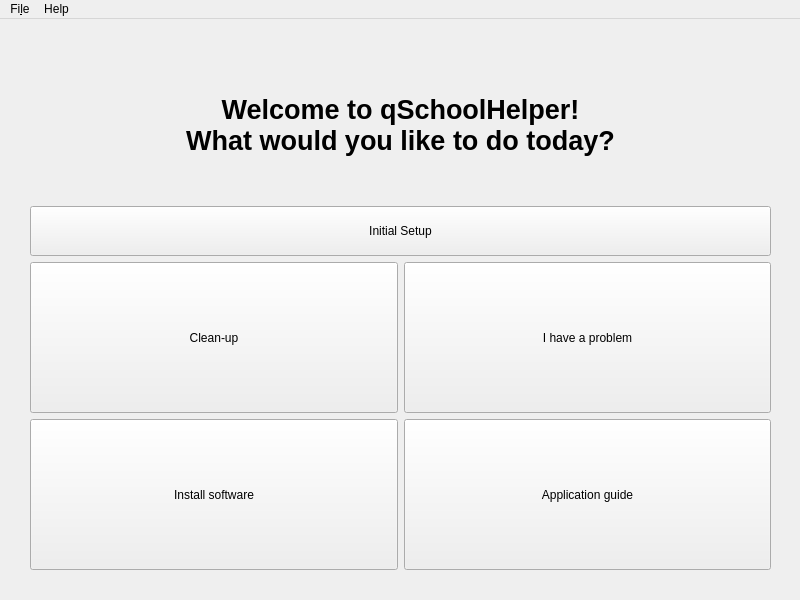
<?xml version="1.0" encoding="UTF-8"?>
<ui version="4.0">
 <class>MainWindow</class>
 <widget class="QMainWindow" name="MainWindow">
  <property name="geometry">
   <rect>
    <x>0</x>
    <y>0</y>
    <width>800</width>
    <height>600</height>
   </rect>
  </property>
  <property name="sizePolicy">
   <sizepolicy hsizetype="Fixed" vsizetype="Fixed">
    <horstretch>0</horstretch>
    <verstretch>0</verstretch>
   </sizepolicy>
  </property>
  <property name="minimumSize">
   <size>
    <width>800</width>
    <height>600</height>
   </size>
  </property>
  <property name="maximumSize">
   <size>
    <width>800</width>
    <height>600</height>
   </size>
  </property>
  <property name="windowTitle">
   <string>qSchoolHelper</string>
  </property>
  <widget class="QWidget" name="centralwidget">
   <widget class="QWidget" name="gridLayoutWidget">
    <property name="geometry">
     <rect>
      <x>0</x>
      <y>0</y>
      <width>801</width>
      <height>581</height>
     </rect>
    </property>
    <layout class="QGridLayout" name="gridLayout">
     <property name="sizeConstraint">
      <enum>QLayout::SetDefaultConstraint</enum>
     </property>
     <property name="leftMargin">
      <number>30</number>
     </property>
     <property name="topMargin">
      <number>30</number>
     </property>
     <property name="rightMargin">
      <number>30</number>
     </property>
     <property name="bottomMargin">
      <number>30</number>
     </property>
     <item row="4" column="0">
      <widget class="QPushButton" name="software_button">
       <property name="sizePolicy">
        <sizepolicy hsizetype="Expanding" vsizetype="Expanding">
         <horstretch>0</horstretch>
         <verstretch>3</verstretch>
        </sizepolicy>
       </property>
       <property name="text">
        <string>Install software</string>
       </property>
       <property name="icon">
        <iconset resource="resources.qrc">
         <normaloff>:/data/icons/install.png</normaloff>:/data/icons/install.png</iconset>
       </property>
       <property name="iconSize">
        <size>
         <width>32</width>
         <height>32</height>
        </size>
       </property>
      </widget>
     </item>
     <item row="0" column="0" colspan="2">
      <widget class="QLabel" name="title_label">
       <property name="sizePolicy">
        <sizepolicy hsizetype="Preferred" vsizetype="Preferred">
         <horstretch>0</horstretch>
         <verstretch>3</verstretch>
        </sizepolicy>
       </property>
       <property name="font">
        <font>
         <pointsize>20</pointsize>
         <weight>75</weight>
         <bold>true</bold>
         <stylestrategy>PreferDefault</stylestrategy>
        </font>
       </property>
       <property name="autoFillBackground">
        <bool>false</bool>
       </property>
       <property name="text">
        <string>Welcome to qSchoolHelper!
What would you like to do today?</string>
       </property>
       <property name="alignment">
        <set>Qt::AlignCenter</set>
       </property>
      </widget>
     </item>
     <item row="4" column="1">
      <widget class="QPushButton" name="help_button">
       <property name="sizePolicy">
        <sizepolicy hsizetype="Minimum" vsizetype="Expanding">
         <horstretch>0</horstretch>
         <verstretch>3</verstretch>
        </sizepolicy>
       </property>
       <property name="text">
        <string>Application guide</string>
       </property>
       <property name="icon">
        <iconset resource="resources.qrc">
         <normaloff>:/data/icons/info.png</normaloff>:/data/icons/info.png</iconset>
       </property>
       <property name="iconSize">
        <size>
         <width>32</width>
         <height>32</height>
        </size>
       </property>
      </widget>
     </item>
     <item row="1" column="0" colspan="2">
      <widget class="QPushButton" name="initial_setup_button">
       <property name="enabled">
        <bool>true</bool>
       </property>
       <property name="sizePolicy">
        <sizepolicy hsizetype="Minimum" vsizetype="Minimum">
         <horstretch>0</horstretch>
         <verstretch>1</verstretch>
        </sizepolicy>
       </property>
       <property name="toolTip">
        <string/>
       </property>
       <property name="text">
        <string>Initial Setup</string>
       </property>
       <property name="icon">
        <iconset resource="resources.qrc">
         <normaloff>:/data/icons/go.png</normaloff>:/data/icons/go.png</iconset>
       </property>
       <property name="iconSize">
        <size>
         <width>16</width>
         <height>16</height>
        </size>
       </property>
       <property name="flat">
        <bool>false</bool>
       </property>
      </widget>
     </item>
     <item row="2" column="0">
      <widget class="QPushButton" name="clean_button">
       <property name="sizePolicy">
        <sizepolicy hsizetype="Expanding" vsizetype="Expanding">
         <horstretch>0</horstretch>
         <verstretch>3</verstretch>
        </sizepolicy>
       </property>
       <property name="text">
        <string>Clean-up</string>
       </property>
       <property name="icon">
        <iconset resource="resources.qrc">
         <normaloff>:/data/icons/clean.png</normaloff>:/data/icons/clean.png</iconset>
       </property>
       <property name="iconSize">
        <size>
         <width>32</width>
         <height>32</height>
        </size>
       </property>
      </widget>
     </item>
     <item row="2" column="1">
      <widget class="QPushButton" name="problem_button">
       <property name="sizePolicy">
        <sizepolicy hsizetype="Expanding" vsizetype="Expanding">
         <horstretch>0</horstretch>
         <verstretch>3</verstretch>
        </sizepolicy>
       </property>
       <property name="text">
        <string>I have a problem</string>
       </property>
       <property name="icon">
        <iconset resource="resources.qrc">
         <normaloff>:/data/icons/error.png</normaloff>:/data/icons/error.png</iconset>
       </property>
       <property name="iconSize">
        <size>
         <width>32</width>
         <height>32</height>
        </size>
       </property>
      </widget>
     </item>
    </layout>
   </widget>
  </widget>
  <widget class="QMenuBar" name="menubar">
   <property name="geometry">
    <rect>
     <x>0</x>
     <y>0</y>
     <width>800</width>
     <height>21</height>
    </rect>
   </property>
   <widget class="QMenu" name="menuas">
    <property name="title">
     <string>Fi&amp;le</string>
    </property>
    <addaction name="action_initial_setup"/>
    <addaction name="separator"/>
    <addaction name="action_quit"/>
   </widget>
   <widget class="QMenu" name="menuHelp">
    <property name="title">
     <string>Help</string>
    </property>
    <addaction name="action_about"/>
    <addaction name="action_open_help"/>
   </widget>
   <addaction name="menuas"/>
   <addaction name="menuHelp"/>
  </widget>
  <action name="action_quit">
   <property name="text">
    <string>&amp;Exit</string>
   </property>
  </action>
  <action name="action_initial_setup">
   <property name="text">
    <string>&amp;Initial Setup</string>
   </property>
  </action>
  <action name="action_open_help">
   <property name="text">
    <string>&amp;Open help</string>
   </property>
  </action>
  <action name="action_about">
   <property name="text">
    <string>&amp;About</string>
   </property>
  </action>
 </widget>
 <tabstops>
  <tabstop>clean_button</tabstop>
  <tabstop>software_button</tabstop>
  <tabstop>help_button</tabstop>
  <tabstop>problem_button</tabstop>
 </tabstops>
 <resources>
  <include location="resources.qrc"/>
 </resources>
 <connections>
  <connection>
   <sender>action_quit</sender>
   <signal>triggered()</signal>
   <receiver>MainWindow</receiver>
   <slot>close()</slot>
   <hints>
    <hint type="sourcelabel">
     <x>-1</x>
     <y>-1</y>
    </hint>
    <hint type="destinationlabel">
     <x>22</x>
     <y>150</y>
    </hint>
   </hints>
  </connection>
 </connections>
 <slots>
  <slot>problem_button_clicked()</slot>
  <slot>initial_setup_triggered()</slot>
  <slot>about_triggered()</slot>
  <slot>cleaning_button_clicked()</slot>
  <slot>install_button_clicked()</slot>
  <slot>help_triggered()</slot>
 </slots>
</ui>
